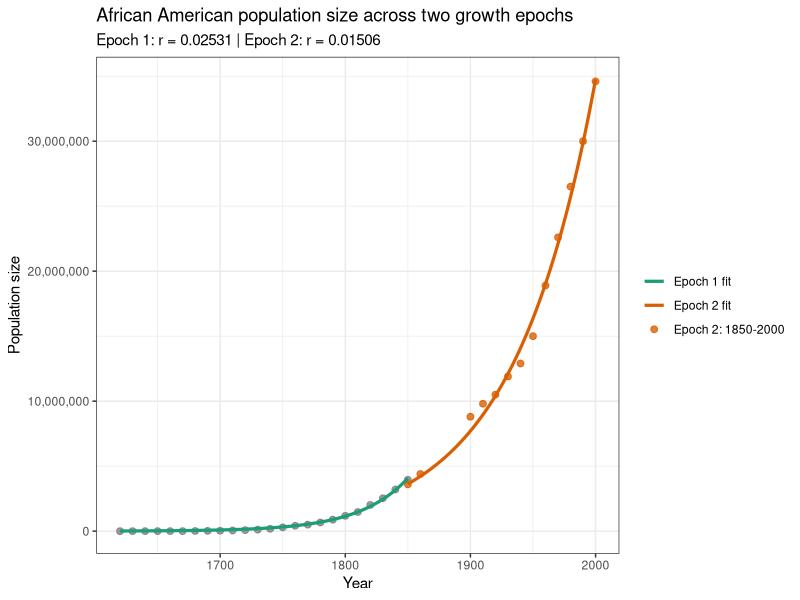
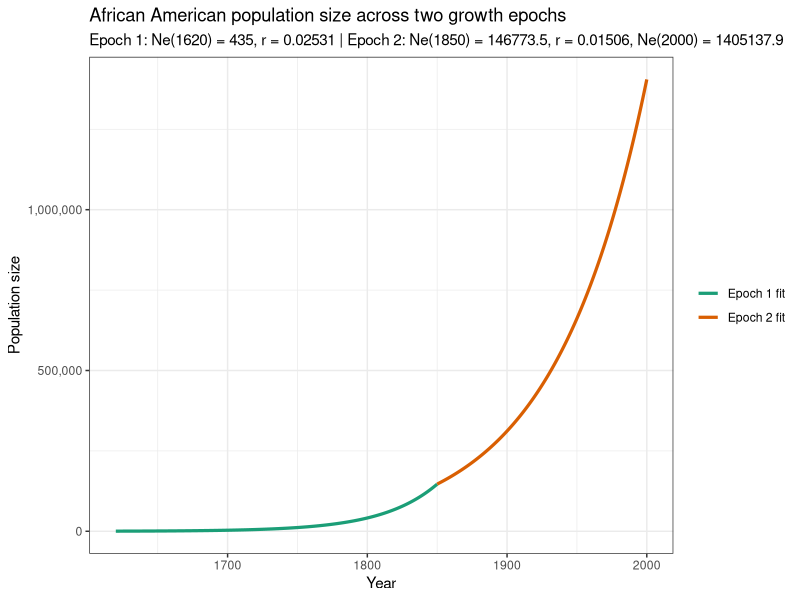

Reproduce these figures in R, in order.
# ______________________________________________________________________________
# Aydin Karatas
# ___
# University of Southern California
# Department of Quantitative and Computational Biology
# Mooney Lab
# ___
# calc.ADMIX.params.R
# ______________________________________________________________________________


library(tidyverse)

# rate 1 ----
# data from Hacker 2021
AA.pop.1.all <- data.frame(
  period = c(
    "1610-1620", "1620-1630", "1630-1640", "1640-1650", "1650-1660",
    "1660-1670", "1670-1680", "1680-1690", "1690-1700", "1700-1710",
    "1710-1720", "1720-1730", "1730-1740", "1740-1750", "1750-1760",
    "1760-1770", "1770-1780", "1780-1790", "1790-1800", "1800-1810",
    "1810-1820", "1820-1830", "1830-1840", "1840-1850", "1850-1860",
    "1860-1861", "1861-1862", "1862-1863", "1863-1864", "1864-1865"
  ),
  pop.beginning = c(
    0, 20, 59, 585, 1568,
    2862, 4444, 6832, 16394, 27806,
    41844, 67294, 95669, 156040, 247027,
    319290, 459446, 558921, 706514, 908036,
    1195182, 1550757, 2021968, 2530405, 3204420,
    3953760, 3991133, 3903859, 3815760, 3726828
  ),
  pop.end = c(
    20, 59, 585, 1568, 2862,
    4444, 6832, 16394, 27806, 41844,
    67294, 95669, 156040, 247027, 319290,
    459446, 558921, 706514, 908036, 1195182,
    1550757, 2021968, 2530405, 3204420, 3953760,
    3991133, 3903859, 3815760, 3726828, 3630336
  ),
  growth.rate.10yr = c(
    NA, 195.0, 891.5, 168.0, 82.5,
    55.3, 53.7, 140.0, 69.6, 50.5,
    60.8, 42.2, 63.1, 58.3, 29.3,
    43.9, 21.7, 26.4, 28.5, 31.6,
    29.8, 30.4, 25.1, 26.6, 23.4,
    NA, NA, NA, NA, NA
  ),
  person.years.lived = c(
    16, 361, 2293, 9970, 21505,
    35952, 55527, 109243, 215999, 343482,
    535651, 806513, 1234030, 1980625, 2816150,
    3851269, 5075599, 6298380, 8030652, 10450423,
    13652609, 17759559, 22666906, 28541607, 35659777,
    3972417, 3947335, 3859642, 3771119, 3144251
  ),
  hours.worked.millions = c(
    0, 1, 5, 23, 49,
    82, 127, 251, 496, 788,
    1229, 1850, 2831, 4544, 6461,
    8835, 11644, 14449, 18423, 23975,
    31321, 40743, 52001, 65478, 81808,
    9113, 9056, 8855, 8651, 7213
  ),
  assumed.birth.rate = c(
    NA, 22.4, 22.4, 22.4, 22.4,
    22.4, 26.5, 27.3, 29.1, 31.0,
    34.6, 41.3, 41.4, 41.2, 46.4,
    39.5, 39.1, 44.7, 50.3, 55.8,
    55.7, 56.5, 56.5, 54.0, 52.3,
    49.6, 49.6, 49.6, 49.6, 49.6
  ),
  births = c(
    NA, 8, 51, 223, 481,
    804, 1472, 2986, 6295, 10635,
    18524, 33316, 51150, 81536, 130654,
    151957, 198660, 281549, 403648, 583395,
    759768, 1003859, 1280680, 1539820, 1865898,
    197032, 195788, 191438, 187048, 155955
  ),
  imported = c(
    32, 150, 110, 301, 1335,
    3038, 3582, 4947, 8197, 16442,
    17622, 41334, 66672, 26455, 44718,
    59557, 41129, 25105, 16183, 77368,
    5207, 410, 91, 0, 303,
    110, 0, 0, 0, 0
  ),
  smuggled = c(
    NA, NA, NA, NA, NA,
    NA, NA, NA, NA, NA,
    NA, NA, NA, NA, NA,
    NA, NA, NA, NA, NA,
    NA, 1100, 900, 500, 200,
    NA, NA, NA, NA, NA
  ),
  natural.increase.rate = c(
    NA, -30.8, 18.1, 6.8, -0.2,
    -4.0, -2.2, 4.2, 1.5, -0.7,
    1.5, -1.6, -0.5, 3.3, 1.0,
    2.1, 1.3, 2.2, 2.6, 2.4,
    2.7, 2.9, 2.4, 2.4, 2.2,
    NA, NA, NA, NA, NA
  ),
  births.plus.imports = c(
    32, 158, 161, 524, 1816,
    3842, 5054, 7933, 14492, 27077,
    36146, 74650, 117822, 107991, 175372,
    211514, 239789, 306654, 419831, 660763,
    764975, 1005369, 1281671, 1540320, 1866401,
    197142, 195788, 191438, 187048, 155955
  ),
  percent.total = c(
    0.0, 0.0, 0.0, 0.0, 0.0,
    0.0, 0.1, 0.1, 0.1, 0.3,
    0.4, 0.8, 1.2, 1.1, 1.8,
    2.2, 2.4, 3.1, 4.3, 6.7,
    7.8, 10.3, 13.1, 15.7, 19.0,
    2.0, 2.0, 2.0, 1.9, 1.6
  ),
  cumulative.number = c(
    32, 190, 351, 875, 2691,
    6533, 11587, 19520, 34012, 61089,
    97235, 171885, 289707, 397698, 573070,
    784584, 1024373, 1331027, 1750858, 2411621,
    3176596, 4181965, 5463636, 7003956, 8870357,
    9067499, 9263287, 9454725, 9641773, 9797728
  ),
  cumulative.percent = c(
    0.0, 0.0, 0.0, 0.0, 0.0,
    0.1, 0.1, 0.2, 0.3, 0.6,
    1.0, 1.8, 3.0, 4.1, 5.8,
    8.0, 10.5, 13.6, 17.9, 24.6,
    32.4, 42.7, 55.8, 71.5, 90.5,
    92.5, 94.5, 96.5, 98.4, 100.0
  ),
  stringsAsFactors = FALSE
)

AA.pop.1 <- AA.pop.1.all %>%
  mutate(
    start.year = as.numeric(sub("-.*", "", period)),
    imported.prev = dplyr::lag(imported),
    pop.beginning.no.prev.imports = pop.end - imported.prev,
    std.year = start.year - min(start.year) - 10
  ) %>%
  filter(
    !is.na(pop.beginning.no.prev.imports),
    start.year <= 1850
    ) %>%
  select(start.year, std.year, pop.beginning.no.prev.imports) 

# fit linear model on log-transformed size and extract coefficients
log.lm.model.1 <- lm(
  log(AA.pop.1$pop.beginning.no.prev.imports) ~ AA.pop.1$std.year
  )
summary(log.lm.model.1)
r0.1 <- coef(log.lm.model.1)[2]
i0.1 <- exp(coef(log.lm.model.1)[1])

log.nls.model.1 <- nls(
  data = AA.pop.1, pop.beginning.no.prev.imports ~ a * exp(b * std.year), 
  start = list(a = i0.1, b = r0.1)
)
summary(log.nls.model.1)
i.1 <- 1.207e+04 # from summary
r.1 <- 2.531e-02 # from summary


# rate 2 ----
# from...
#   1. Time Almanac 2005,
#   2. Statistical Abstract of the United States: 2003
#   3. We, the American Blacks
AA.pop.2 <- data.frame(
  year = c(
    1850, 1860, 1900, 1910, 1920, 1930, 1940, 1950, 1960, 1970, 1980, 1990, 2000
    ), 
  size = c(
    3.6, 4.4, 8.8, 9.8, 10.5, 11.9, 12.9, 15.0, 18.9, 22.6, 26.5, 30.0, 34.6
    )
  )
AA.pop.2 <- AA.pop.2 %>% 
  mutate(
    std.year = year - min(year),
    size = size * 1e6
    )

# fit linear model on log-transformed size and extract coefficients
log.lm.model.2 <- lm(
  log(AA.pop.2$size) ~ AA.pop.2$std.year
)
summary(log.lm.model.2)
r0.2 <- coef(log.lm.model.2)[2]
i0.2 <- exp(coef(log.lm.model.2)[1])


log.nls.model.2 <- nls(
  data = AA.pop.2, size ~ a * exp(b * std.year), 
  start = list(a = i0.2, b = r0.2)
)
summary(log.nls.model.2)
i.2 <- 3.630e+06 # from summary
r.2 <- 1.506e-02 # from summary


# timings ----
# from Hacker, Baharian, and Mooney
g.switch <- 9 # at 1850, 
g.tot <- 15 # 15 generations from 2000 is 1925. approx start time of admix pop

# pop size estimates ----
N.0 <- AA.pop.1$pop.beginning.no.prev.imports[2]
N.1 <- N.0 * exp(g.switch * r.1)
N.2 <- N.1 * exp((g.tot - g.switch) * r.2)

# build observed data for plotting ----
AA.pop.plot.obs <- bind_rows(
  AA.pop.1 %>%
    transmute(
      year = start.year,
      size = pop.beginning.no.prev.imports,
      epoch = "Epoch 1: 1620-1850"
    ),
  AA.pop.2 %>%
    transmute(
      year = year,
      size = size,
      epoch = "Epoch 2: 1850-2000"
    )
)

# build fitted curves for plotting ----
AA.pop.plot.fit.1 <- tibble(
  year = seq(min(AA.pop.1$start.year), max(AA.pop.1$start.year), by = 1)
) %>%
  mutate(
    std.year = year - 1620,
    size = i.1 * exp(r.1 * std.year),
    epoch = "Epoch 1 fit"
  )

AA.pop.plot.fit.2 <- tibble(
  year = seq(min(AA.pop.2$year), max(AA.pop.2$year), by = 1)
) %>%
  mutate(
    std.year = year - 1850,
    size = i.2 * exp(r.2 * std.year),
    epoch = "Epoch 2 fit"
  )

AA.pop.plot.fit <- bind_rows(AA.pop.plot.fit.1, AA.pop.plot.fit.2)

# plot ----
ggplot() +
  geom_point(
    data = AA.pop.plot.obs,
    aes(x = year, y = size, color = epoch),
    size = 2,
    alpha = 0.8
  ) +
  geom_line(
    data = AA.pop.plot.fit,
    aes(x = year, y = size, color = epoch),
    linewidth = 1.1
  ) +
  scale_y_continuous(labels = scales::comma) +
  scale_color_manual(
    values = c(
      "Epoch 1: 1625-1850" = "#1b9e77",
      "Epoch 2: 1850-2000" = "#d95f02",
      "Epoch 1 fit" = "#1b9e77",
      "Epoch 2 fit" = "#d95f02"
    )
  ) +
  labs(
    x = "Year",
    y = "Population size",
    color = NULL,
    title = "African American population size across two growth epochs",
    subtitle = paste0(
      "Epoch 1: r = ", round(r.1, 5),
      " | Epoch 2: r = ", round(r.2, 5)
    )
  ) +
  theme_bw()

# plausable Ne curves ----
# build fitted curves for plotting ----
AA.pop.plot.fitNe.1 <- tibble(
  year = seq(min(AA.pop.1$start.year), max(AA.pop.1$start.year), by = 1)
) %>%
  mutate(
    std.year = year - 1620,
    size = 435 * exp(r.1 * std.year),
    epoch = "Epoch 1 fit"
  )

AA.pop.plot.fitNe.2 <- tibble(
  year = seq(min(AA.pop.2$year), max(AA.pop.2$year), by = 1)
) %>%
  mutate(
    std.year = year - 1850,
    size = as.numeric(AA.pop.plot.fitNe.1[nrow(AA.pop.plot.fitNe.1), "size"]) 
    * exp(r.2 * std.year),
    epoch = "Epoch 2 fit"
  )

AA.pop.plot.fitNe <- bind_rows(AA.pop.plot.fitNe.1, AA.pop.plot.fitNe.2)

# plot Ne ----
ggplot() +
  geom_line(
    data = AA.pop.plot.fitNe,
    aes(x = year, y = size, color = epoch),
    linewidth = 1.1
  ) +
  scale_y_continuous(labels = scales::comma) +
  scale_color_manual(
    values = c(
      "Epoch 1: 1625-1850" = "#1b9e77",
      "Epoch 2: 1850-2000" = "#d95f02",
      "Epoch 1 fit" = "#1b9e77",
      "Epoch 2 fit" = "#d95f02"
    )
  ) +
  labs(
    x = "Year",
    y = "Population size",
    color = NULL,
    title = "African American population size across two growth epochs",
    subtitle = paste0(
      "Epoch 1: Ne(1620) = ", 
      round(as.numeric(AA.pop.plot.fitNe[1, "size"]), 1), 
      ", r = ", round(r.1, 5),
      " | Epoch 2: Ne(1850) = ", 
      round(as.numeric(AA.pop.plot.fitNe[nrow(AA.pop.plot.fitNe.1), "size"]), 1),
      ", r = ", round(r.2, 5),
      ", Ne(2000) = ",
      round(as.numeric(AA.pop.plot.fitNe[nrow(AA.pop.plot.fitNe), "size"]), 1)
    )
  ) +
  theme_bw()
